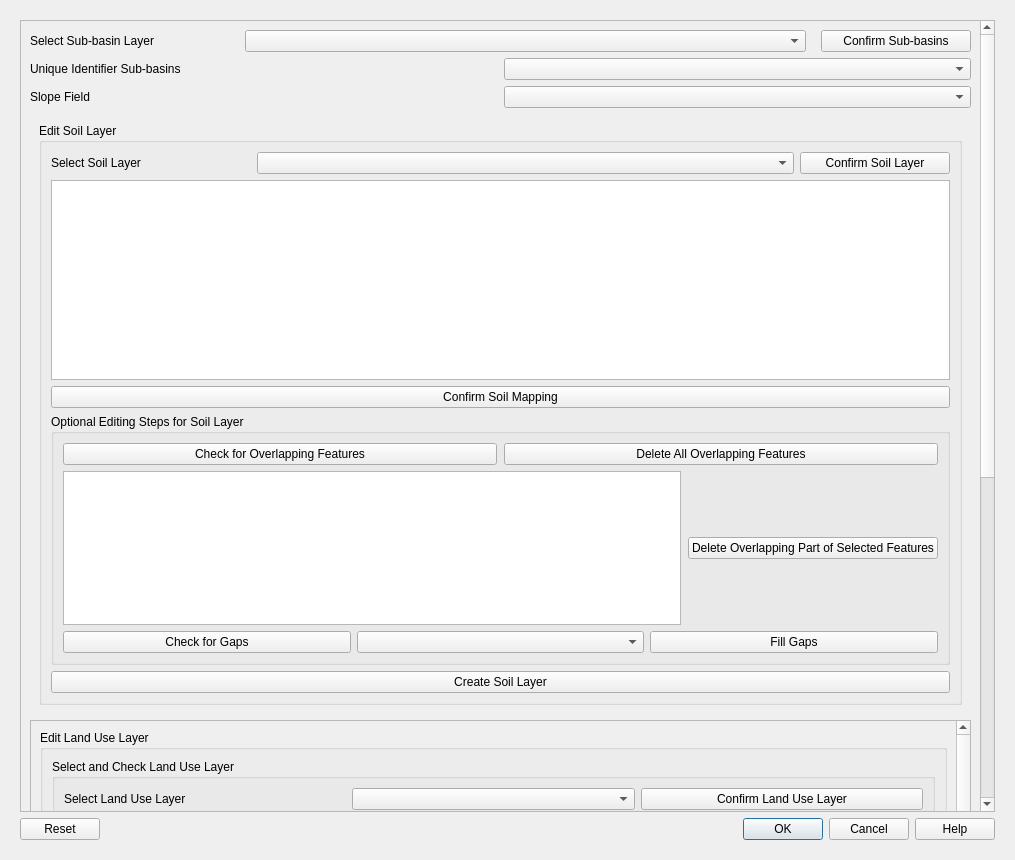
<?xml version="1.0" encoding="UTF-8"?>
<ui version="4.0">
 <class>QTalsimDialogBase</class>
 <widget class="QDialog" name="QTalsimDialogBase">
  <property name="geometry">
   <rect>
    <x>0</x>
    <y>0</y>
    <width>1015</width>
    <height>860</height>
   </rect>
  </property>
  <property name="sizePolicy">
   <sizepolicy hsizetype="MinimumExpanding" vsizetype="MinimumExpanding">
    <horstretch>11</horstretch>
    <verstretch>150</verstretch>
   </sizepolicy>
  </property>
  <property name="minimumSize">
   <size>
    <width>150</width>
    <height>0</height>
   </size>
  </property>
  <property name="windowTitle">
   <string>QTalsim</string>
  </property>
  <property name="toolTip">
   <string extracomment="Mode to eliminate Gaps."/>
  </property>
  <property name="sizeGripEnabled">
   <bool>false</bool>
  </property>
  <layout class="QHBoxLayout" name="horizontalLayout_3">
   <property name="sizeConstraint">
    <enum>QLayout::SetNoConstraint</enum>
   </property>
   <item>
    <widget class="QWidget" name="topWidget" native="true">
     <property name="sizePolicy">
      <sizepolicy hsizetype="MinimumExpanding" vsizetype="MinimumExpanding">
       <horstretch>10</horstretch>
       <verstretch>0</verstretch>
      </sizepolicy>
     </property>
     <layout class="QVBoxLayout" name="verticalLayout_2">
      <item>
       <widget class="QScrollArea" name="scrollArea_2">
        <property name="widgetResizable">
         <bool>true</bool>
        </property>
        <widget class="QWidget" name="scrollAreaWidgetContents_4">
         <property name="geometry">
          <rect>
           <x>0</x>
           <y>-618</y>
           <width>948</width>
           <height>1397</height>
          </rect>
         </property>
         <layout class="QVBoxLayout" name="verticalLayout">
          <item>
           <layout class="QVBoxLayout" name="layerLayout">
            <item>
             <layout class="QHBoxLayout" name="horizontalLayout">
              <property name="spacing">
               <number>15</number>
              </property>
              <item>
               <widget class="QLabel" name="labelEZG">
                <property name="minimumSize">
                 <size>
                  <width>200</width>
                  <height>0</height>
                 </size>
                </property>
                <property name="maximumSize">
                 <size>
                  <width>200</width>
                  <height>200</height>
                 </size>
                </property>
                <property name="text">
                 <string>Select Sub-basin Layer</string>
                </property>
               </widget>
              </item>
              <item>
               <widget class="QComboBox" name="comboboxEZGLayer">
                <property name="sizePolicy">
                 <sizepolicy hsizetype="MinimumExpanding" vsizetype="Fixed">
                  <horstretch>10</horstretch>
                  <verstretch>0</verstretch>
                 </sizepolicy>
                </property>
                <property name="minimumSize">
                 <size>
                  <width>0</width>
                  <height>0</height>
                 </size>
                </property>
                <property name="sizeIncrement">
                 <size>
                  <width>500</width>
                  <height>0</height>
                 </size>
                </property>
                <property name="baseSize">
                 <size>
                  <width>500</width>
                  <height>0</height>
                 </size>
                </property>
               </widget>
              </item>
              <item>
               <widget class="QPushButton" name="onEZG">
                <property name="minimumSize">
                 <size>
                  <width>150</width>
                  <height>0</height>
                 </size>
                </property>
                <property name="text">
                 <string>Confirm Sub-basins</string>
                </property>
               </widget>
              </item>
             </layout>
            </item>
           </layout>
          </item>
          <item>
           <layout class="QHBoxLayout" name="horizontalLayout_7">
            <item>
             <widget class="QLabel" name="labelUICatchment">
              <property name="text">
               <string>Unique Identifier Sub-basins</string>
              </property>
             </widget>
            </item>
            <item>
             <widget class="QComboBox" name="comboboxUICatchment">
              <property name="minimumSize">
               <size>
                <width>70</width>
                <height>0</height>
               </size>
              </property>
             </widget>
            </item>
           </layout>
          </item>
          <item>
           <layout class="QHBoxLayout" name="horizontalLayout_12">
            <item>
             <widget class="QLabel" name="labelSlopeField">
              <property name="text">
               <string>Slope Field</string>
              </property>
             </widget>
            </item>
            <item>
             <widget class="QComboBox" name="comboboxSlopeField"/>
            </item>
           </layout>
          </item>
          <item>
           <widget class="QWidget" name="soilWidget" native="true">
            <property name="minimumSize">
             <size>
              <width>0</width>
              <height>600</height>
             </size>
            </property>
            <layout class="QHBoxLayout" name="horizontalLayout_2">
             <item>
              <widget class="QgsCollapsibleGroupBox" name="soilGroupBox">
               <property name="title">
                <string>Edit Soil Layer</string>
               </property>
               <layout class="QVBoxLayout" name="verticalLayout_11">
                <item>
                 <layout class="QHBoxLayout" name="horizontalLayout_8">
                  <item>
                   <widget class="QLabel" name="labelSoil">
                    <property name="minimumSize">
                     <size>
                      <width>200</width>
                      <height>0</height>
                     </size>
                    </property>
                    <property name="text">
                     <string>Select Soil Layer</string>
                    </property>
                   </widget>
                  </item>
                  <item>
                   <widget class="QComboBox" name="comboboxSoilLayer">
                    <property name="sizePolicy">
                     <sizepolicy hsizetype="MinimumExpanding" vsizetype="Fixed">
                      <horstretch>10</horstretch>
                      <verstretch>0</verstretch>
                     </sizepolicy>
                    </property>
                    <property name="minimumSize">
                     <size>
                      <width>50</width>
                      <height>0</height>
                     </size>
                    </property>
                    <property name="maximumSize">
                     <size>
                      <width>1677215</width>
                      <height>16777215</height>
                     </size>
                    </property>
                    <property name="sizeIncrement">
                     <size>
                      <width>500</width>
                      <height>0</height>
                     </size>
                    </property>
                    <property name="baseSize">
                     <size>
                      <width>500</width>
                      <height>0</height>
                     </size>
                    </property>
                   </widget>
                  </item>
                  <item>
                   <widget class="QPushButton" name="onSoil">
                    <property name="minimumSize">
                     <size>
                      <width>150</width>
                      <height>0</height>
                     </size>
                    </property>
                    <property name="toolTip">
                     <string/>
                    </property>
                    <property name="text">
                     <string>Confirm Soil Layer</string>
                    </property>
                   </widget>
                  </item>
                 </layout>
                </item>
                <item>
                 <layout class="QVBoxLayout" name="verticalLayout_17">
                  <item>
                   <widget class="QTableWidget" name="tableSoilMapping">
                    <property name="minimumSize">
                     <size>
                      <width>0</width>
                      <height>200</height>
                     </size>
                    </property>
                   </widget>
                  </item>
                  <item>
                   <widget class="QPushButton" name="onConfirmSoilMapping">
                    <property name="minimumSize">
                     <size>
                      <width>150</width>
                      <height>0</height>
                     </size>
                    </property>
                    <property name="text">
                     <string>Confirm Soil Mapping</string>
                    </property>
                   </widget>
                  </item>
                 </layout>
                </item>
                <item>
                 <layout class="QVBoxLayout" name="verticalLayout_10">
                  <item>
                   <widget class="QgsCollapsibleGroupBox" name="groupboxSoilOptional">
                    <property name="enabled">
                     <bool>true</bool>
                    </property>
                    <property name="sizePolicy">
                     <sizepolicy hsizetype="Expanding" vsizetype="Expanding">
                      <horstretch>0</horstretch>
                      <verstretch>1</verstretch>
                     </sizepolicy>
                    </property>
                    <property name="title">
                     <string>Optional Editing Steps for Soil Layer </string>
                    </property>
                    <layout class="QVBoxLayout" name="verticalLayout_23">
                     <item>
                      <layout class="QHBoxLayout" name="horizontalLayout_16">
                       <property name="spacing">
                        <number>7</number>
                       </property>
                       <item>
                        <widget class="QPushButton" name="onOverlappingSoils">
                         <property name="text">
                          <string>Check for Overlapping Features</string>
                         </property>
                        </widget>
                       </item>
                       <item>
                        <widget class="QPushButton" name="onDeleteOverlappingSoilFeatures">
                         <property name="toolTip">
                          <string>Deletes all overlapping parts of soil layer. If two polygons overlap, the overlapping part is assigned to the smaller of the two polygons.</string>
                         </property>
                         <property name="text">
                          <string>Delete All Overlapping Features</string>
                         </property>
                        </widget>
                       </item>
                      </layout>
                     </item>
                     <item>
                      <layout class="QHBoxLayout" name="horizontalLayout_13">
                       <property name="spacing">
                        <number>7</number>
                       </property>
                       <item>
                        <widget class="QTableWidget" name="tableSoilTypeDelete"/>
                       </item>
                       <item>
                        <widget class="QPushButton" name="onSoilTypeDelete">
                         <property name="sizePolicy">
                          <sizepolicy hsizetype="Minimum" vsizetype="Fixed">
                           <horstretch>0</horstretch>
                           <verstretch>0</verstretch>
                          </sizepolicy>
                         </property>
                         <property name="text">
                          <string>Delete Overlapping Part of Selected Features</string>
                         </property>
                        </widget>
                       </item>
                      </layout>
                     </item>
                     <item>
                      <layout class="QHBoxLayout" name="horizontalGapsSoil">
                       <item>
                        <widget class="QPushButton" name="onCheckGapsSoil">
                         <property name="sizePolicy">
                          <sizepolicy hsizetype="Minimum" vsizetype="Expanding">
                           <horstretch>0</horstretch>
                           <verstretch>0</verstretch>
                          </sizepolicy>
                         </property>
                         <property name="text">
                          <string>Check for Gaps</string>
                         </property>
                        </widget>
                       </item>
                       <item>
                        <widget class="QComboBox" name="comboboxModeEliminateSoil">
                         <property name="sizePolicy">
                          <sizepolicy hsizetype="Preferred" vsizetype="Expanding">
                           <horstretch>0</horstretch>
                           <verstretch>0</verstretch>
                          </sizepolicy>
                         </property>
                         <property name="toolTip">
                          <string extracomment="Mode to eliminate Gaps.">Choose the elimination to eliminate the gaps.</string>
                         </property>
                        </widget>
                       </item>
                       <item>
                        <widget class="QPushButton" name="onFillGapsSoil">
                         <property name="sizePolicy">
                          <sizepolicy hsizetype="Minimum" vsizetype="Expanding">
                           <horstretch>0</horstretch>
                           <verstretch>0</verstretch>
                          </sizepolicy>
                         </property>
                         <property name="text">
                          <string>Fill Gaps</string>
                         </property>
                        </widget>
                       </item>
                      </layout>
                     </item>
                    </layout>
                   </widget>
                  </item>
                 </layout>
                </item>
                <item>
                 <layout class="QVBoxLayout" name="verticalLayout_19">
                  <item>
                   <widget class="QPushButton" name="onCreateSoilLayer">
                    <property name="text">
                     <string>Create Soil Layer</string>
                    </property>
                   </widget>
                  </item>
                 </layout>
                </item>
               </layout>
              </widget>
             </item>
            </layout>
           </widget>
          </item>
          <item>
           <widget class="QScrollArea" name="scrollArea">
            <property name="minimumSize">
             <size>
              <width>0</width>
              <height>500</height>
             </size>
            </property>
            <property name="widgetResizable">
             <bool>true</bool>
            </property>
            <widget class="QWidget" name="scrollAreaWidgetContents_2">
             <property name="geometry">
              <rect>
               <x>0</x>
               <y>-733</y>
               <width>903</width>
               <height>1231</height>
              </rect>
             </property>
             <property name="sizePolicy">
              <sizepolicy hsizetype="MinimumExpanding" vsizetype="MinimumExpanding">
               <horstretch>11</horstretch>
               <verstretch>100</verstretch>
              </sizepolicy>
             </property>
             <layout class="QVBoxLayout" name="verticalLayout_3">
              <property name="spacing">
               <number>0</number>
              </property>
              <property name="leftMargin">
               <number>0</number>
              </property>
              <property name="topMargin">
               <number>0</number>
              </property>
              <property name="rightMargin">
               <number>0</number>
              </property>
              <property name="bottomMargin">
               <number>0</number>
              </property>
              <item>
               <widget class="QWidget" name="widget" native="true">
                <property name="minimumSize">
                 <size>
                  <width>500</width>
                  <height>700</height>
                 </size>
                </property>
                <layout class="QVBoxLayout" name="verticalLayout_6">
                 <item>
                  <widget class="QgsCollapsibleGroupBox" name="mGroupBox">
                   <property name="enabled">
                    <bool>true</bool>
                   </property>
                   <property name="sizePolicy">
                    <sizepolicy hsizetype="Expanding" vsizetype="Expanding">
                     <horstretch>11</horstretch>
                     <verstretch>100</verstretch>
                    </sizepolicy>
                   </property>
                   <property name="minimumSize">
                    <size>
                     <width>500</width>
                     <height>700</height>
                    </size>
                   </property>
                   <property name="maximumSize">
                    <size>
                     <width>4000</width>
                     <height>16777215</height>
                    </size>
                   </property>
                   <property name="title">
                    <string>Edit Land Use Layer</string>
                   </property>
                   <property name="alignment">
                    <set>Qt::AlignLeading|Qt::AlignLeft|Qt::AlignTop</set>
                   </property>
                   <property name="flat">
                    <bool>false</bool>
                   </property>
                   <property name="checkable">
                    <bool>false</bool>
                   </property>
                   <property name="collapsed">
                    <bool>false</bool>
                   </property>
                   <property name="saveCollapsedState">
                    <bool>true</bool>
                   </property>
                   <property name="saveCheckedState">
                    <bool>false</bool>
                   </property>
                   <layout class="QVBoxLayout" name="verticalLayout_7" stretch="0,5,0,5,0">
                    <item>
                     <widget class="QGroupBox" name="Landuse">
                      <property name="title">
                       <string>Select and Check Land Use Layer</string>
                      </property>
                      <layout class="QGridLayout" name="gridLayout_2">
                       <item row="2" column="1">
                        <widget class="QComboBox" name="comboboxLanduseFields">
                         <property name="sizePolicy">
                          <sizepolicy hsizetype="Preferred" vsizetype="MinimumExpanding">
                           <horstretch>0</horstretch>
                           <verstretch>0</verstretch>
                          </sizepolicy>
                         </property>
                        </widget>
                       </item>
                       <item row="2" column="2">
                        <widget class="QPushButton" name="onLanduseField">
                         <property name="toolTip">
                          <string>Select the field with the land use types in order to be able to make an assignment to the Talsim land use types.</string>
                         </property>
                         <property name="text">
                          <string>Confirm Land Use Type</string>
                         </property>
                        </widget>
                       </item>
                       <item row="0" column="0">
                        <widget class="QLabel" name="labelLanduse">
                         <property name="text">
                          <string>Select Land Use Layer</string>
                         </property>
                        </widget>
                       </item>
                       <item row="0" column="1">
                        <widget class="QComboBox" name="comboboxLanduseLayer">
                         <property name="sizePolicy">
                          <sizepolicy hsizetype="Preferred" vsizetype="MinimumExpanding">
                           <horstretch>0</horstretch>
                           <verstretch>0</verstretch>
                          </sizepolicy>
                         </property>
                        </widget>
                       </item>
                       <item row="2" column="0">
                        <widget class="QLabel" name="labelField">
                         <property name="text">
                          <string>Select Land Use Type</string>
                         </property>
                        </widget>
                       </item>
                       <item row="0" column="2">
                        <widget class="QPushButton" name="onLanduseLayer">
                         <property name="toolTip">
                          <string/>
                         </property>
                         <property name="text">
                          <string>Confirm Land Use Layer</string>
                         </property>
                        </widget>
                       </item>
                      </layout>
                     </widget>
                    </item>
                    <item>
                     <layout class="QHBoxLayout" name="horizontalLayout_4">
                      <item>
                       <widget class="QGroupBox" name="groupBox_3">
                        <property name="toolTip">
                         <string>Upload CSV file with the Talsim land use types. Field &quot;Name&quot; should contain the land use types.</string>
                        </property>
                        <property name="title">
                         <string>Upload Talsim Land Use Names and Parameters</string>
                        </property>
                        <layout class="QHBoxLayout" name="horizontalLayout_6">
                         <item>
                          <layout class="QVBoxLayout" name="verticalLayout_9" stretch="5,15">
                           <property name="spacing">
                            <number>7</number>
                           </property>
                           <property name="sizeConstraint">
                            <enum>QLayout::SetMinimumSize</enum>
                           </property>
                           <item>
                            <layout class="QHBoxLayout" name="horizontalLayout_5">
                             <item>
                              <widget class="QTextEdit" name="csvPath">
                               <property name="maximumSize">
                                <size>
                                 <width>16777215</width>
                                 <height>60</height>
                                </size>
                               </property>
                              </widget>
                             </item>
                             <item>
                              <widget class="QPushButton" name="onLanduseTalsimCSV">
                               <property name="text">
                                <string>Select CSV-File</string>
                               </property>
                              </widget>
                             </item>
                            </layout>
                           </item>
                           <item>
                            <widget class="QGroupBox" name="groupBox">
                             <property name="maximumSize">
                              <size>
                               <width>16777215</width>
                               <height>100</height>
                              </size>
                             </property>
                             <property name="title">
                              <string>Delimiter</string>
                             </property>
                             <layout class="QGridLayout" name="gridLayout_5">
                              <item row="1" column="0">
                               <widget class="QRadioButton" name="radioButtonSemicolon">
                                <property name="text">
                                 <string>Semicolon</string>
                                </property>
                               </widget>
                              </item>
                              <item row="0" column="0">
                               <widget class="QRadioButton" name="radioButtonComma">
                                <property name="text">
                                 <string>Comma</string>
                                </property>
                                <property name="checked">
                                 <bool>true</bool>
                                </property>
                               </widget>
                              </item>
                              <item row="0" column="1">
                               <widget class="QRadioButton" name="radioButtonTabulator">
                                <property name="text">
                                 <string>Tabulator</string>
                                </property>
                               </widget>
                              </item>
                              <item row="1" column="1">
                               <widget class="QRadioButton" name="radioButtonSpace">
                                <property name="text">
                                 <string>Space</string>
                                </property>
                               </widget>
                              </item>
                              <item row="0" column="2">
                               <widget class="QRadioButton" name="radioButtonOtherDel">
                                <property name="text">
                                 <string>Other</string>
                                </property>
                               </widget>
                              </item>
                              <item row="0" column="3">
                               <widget class="QTextEdit" name="textOther">
                                <property name="minimumSize">
                                 <size>
                                  <width>0</width>
                                  <height>30</height>
                                 </size>
                                </property>
                               </widget>
                              </item>
                             </layout>
                            </widget>
                           </item>
                          </layout>
                         </item>
                        </layout>
                       </widget>
                      </item>
                     </layout>
                    </item>
                    <item>
                     <layout class="QHBoxLayout" name="horizontalLayout_9"/>
                    </item>
                    <item>
                     <layout class="QVBoxLayout" name="verticalLayout_5">
                      <item>
                       <widget class="QPushButton" name="onLanduseStart">
                        <property name="text">
                         <string>Start Land Use Mapping</string>
                        </property>
                       </widget>
                      </item>
                      <item>
                       <widget class="QTableWidget" name="tableLanduseMapping">
                        <property name="sizePolicy">
                         <sizepolicy hsizetype="Expanding" vsizetype="MinimumExpanding">
                          <horstretch>0</horstretch>
                          <verstretch>0</verstretch>
                         </sizepolicy>
                        </property>
                        <property name="minimumSize">
                         <size>
                          <width>0</width>
                          <height>400</height>
                         </size>
                        </property>
                        <property name="toolTip">
                         <string>Map the input land use types to the Talsim land use types.</string>
                        </property>
                       </widget>
                      </item>
                      <item>
                       <widget class="QPushButton" name="onLanduseConfirm">
                        <property name="toolTip">
                         <string>Talsim land use is added to each feature, unwanted land use types are deleted.</string>
                        </property>
                        <property name="text">
                         <string>Confirm Land Use Mapping</string>
                        </property>
                       </widget>
                      </item>
                      <item>
                       <widget class="QgsCollapsibleGroupBox" name="mGroupBox_2">
                        <property name="title">
                         <string>Optional Editing Steps for Land Use Layer</string>
                        </property>
                        <layout class="QVBoxLayout" name="verticalLayout_24">
                         <item>
                          <layout class="QHBoxLayout" name="horizontalLayout_14">
                           <item>
                            <widget class="QPushButton" name="onCheckOverlappingLanduse">
                             <property name="text">
                              <string>Check for Overlapping Features</string>
                             </property>
                            </widget>
                           </item>
                           <item>
                            <widget class="QPushButton" name="onDeleteOverlapsLanduse">
                             <property name="toolTip">
                              <string>Deletes all overlapping parts of land use layer. If two polygons overlap, the overlapping part is assigned to the smaller of the two polygons.</string>
                             </property>
                             <property name="text">
                              <string>Delete All Overlapping Features</string>
                             </property>
                            </widget>
                           </item>
                          </layout>
                         </item>
                         <item>
                          <layout class="QHBoxLayout" name="horizontalLayout_17">
                           <item>
                            <widget class="QTableWidget" name="tableLanduseDelete">
                             <property name="minimumSize">
                              <size>
                               <width>0</width>
                               <height>200</height>
                              </size>
                             </property>
                             <property name="toolTip">
                              <string>In each row select </string>
                             </property>
                            </widget>
                           </item>
                           <item>
                            <widget class="QPushButton" name="onLanduseTypeDelete">
                             <property name="text">
                              <string>Delete Overlapping Part of Selected Features</string>
                             </property>
                            </widget>
                           </item>
                          </layout>
                         </item>
                         <item>
                          <layout class="QHBoxLayout" name="horizontalLayout_10">
                           <item>
                            <widget class="QPushButton" name="onCheckGapsLanduse">
                             <property name="text">
                              <string>Check for Gaps</string>
                             </property>
                            </widget>
                           </item>
                           <item>
                            <widget class="QComboBox" name="comboboxModeEliminateLanduse">
                             <property name="toolTip">
                              <string>Choose the elimination to eliminate the gaps.</string>
                             </property>
                            </widget>
                           </item>
                           <item>
                            <widget class="QPushButton" name="onFillGapsLanduse">
                             <property name="text">
                              <string>Fill Gaps</string>
                             </property>
                            </widget>
                           </item>
                          </layout>
                         </item>
                        </layout>
                       </widget>
                      </item>
                     </layout>
                    </item>
                    <item>
                     <widget class="QPushButton" name="onCreateLanduseLayer">
                      <property name="text">
                       <string>Create Land Use Layer</string>
                      </property>
                     </widget>
                    </item>
                   </layout>
                  </widget>
                 </item>
                </layout>
               </widget>
              </item>
             </layout>
            </widget>
           </widget>
          </item>
          <item>
           <widget class="QWidget" name="widget_2" native="true">
            <layout class="QVBoxLayout" name="verticalLayout_12">
             <item>
              <widget class="QGroupBox" name="groupboxIntersect">
               <property name="toolTip">
                <string>Layers (sub-basins, soil, land use) are intersected with each other. HRUs defined as too small by the user can be deleted.</string>
               </property>
               <property name="title">
                <string>Intersection of Layers</string>
               </property>
               <layout class="QHBoxLayout" name="horizontalLayout_18">
                <item>
                 <layout class="QVBoxLayout" name="verticalLayout_13">
                  <item>
                   <widget class="QCheckBox" name="checkboxIntersectMinSizeArea">
                    <property name="toolTip">
                     <string>The minimum size of the HRUs can be defined here. </string>
                    </property>
                    <property name="text">
                     <string>Minimum Size of Hydrologic Response Units (HRUs) [m²]</string>
                    </property>
                   </widget>
                  </item>
                  <item>
                   <widget class="QDoubleSpinBox" name="spinboxIntersectMinSizeArea">
                    <property name="maximum">
                     <double>100000.000000000000000</double>
                    </property>
                   </widget>
                  </item>
                 </layout>
                </item>
                <item>
                 <layout class="QVBoxLayout" name="verticalLayout_14">
                  <item>
                   <widget class="QCheckBox" name="checkboxIntersectShareofArea">
                    <property name="toolTip">
                     <string>Minimum share of HRUs in the respective catchment area can be defined here.</string>
                    </property>
                    <property name="text">
                     <string>Minmum share of HRUs in Sub-basin [%]</string>
                    </property>
                   </widget>
                  </item>
                  <item>
                   <widget class="QDoubleSpinBox" name="spinboxIntersectShareofArea">
                    <property name="decimals">
                     <number>5</number>
                    </property>
                    <property name="maximum">
                     <double>100.000000000000000</double>
                    </property>
                   </widget>
                  </item>
                 </layout>
                </item>
                <item>
                 <layout class="QVBoxLayout" name="verticalLayout_4">
                  <item>
                   <widget class="QComboBox" name="comboboxEliminateModes">
                    <property name="toolTip">
                     <string extracomment="Mode to eliminate unwanted areas.">Mode to eliminate unwanted areas.</string>
                    </property>
                   </widget>
                  </item>
                  <item>
                   <widget class="QPushButton" name="onPerformIntersect">
                    <property name="toolTip">
                     <string notr="true"/>
                    </property>
                    <property name="text">
                     <string>Intersect the Layers</string>
                    </property>
                   </widget>
                  </item>
                 </layout>
                </item>
               </layout>
              </widget>
             </item>
             <item>
              <layout class="QHBoxLayout" name="horizontalLayout_11">
               <item>
                <widget class="QTextEdit" name="outputPath">
                 <property name="minimumSize">
                  <size>
                   <width>0</width>
                   <height>30</height>
                  </size>
                 </property>
                </widget>
               </item>
               <item>
                <widget class="QPushButton" name="onOutputFolder">
                 <property name="text">
                  <string>Select Output-Folder</string>
                 </property>
                </widget>
               </item>
               <item>
                <widget class="QPushButton" name="onExportASCII">
                 <property name="toolTip">
                  <string>Export Layers to ASCII-files (LNZ, BOD, BOA, EFL).</string>
                 </property>
                 <property name="text">
                  <string>ASCII-Export</string>
                 </property>
                </widget>
               </item>
              </layout>
             </item>
            </layout>
           </widget>
          </item>
         </layout>
        </widget>
       </widget>
      </item>
      <item>
       <widget class="QDialogButtonBox" name="finalButtonBox">
        <property name="toolTip">
         <string notr="true"/>
        </property>
        <property name="statusTip">
         <string notr="true"/>
        </property>
        <property name="whatsThis">
         <string notr="true"/>
        </property>
        <property name="accessibleName">
         <string notr="true"/>
        </property>
        <property name="accessibleDescription">
         <string notr="true"/>
        </property>
        <property name="locale">
         <locale language="English" country="UnitedStates"/>
        </property>
        <property name="orientation">
         <enum>Qt::Horizontal</enum>
        </property>
        <property name="standardButtons">
         <set>QDialogButtonBox::Cancel|QDialogButtonBox::Help|QDialogButtonBox::Ok|QDialogButtonBox::Reset</set>
        </property>
        <property name="centerButtons">
         <bool>false</bool>
        </property>
       </widget>
      </item>
     </layout>
    </widget>
   </item>
  </layout>
 </widget>
 <customwidgets>
  <customwidget>
   <class>QgsCollapsibleGroupBox</class>
   <extends>QGroupBox</extends>
   <header>qgscollapsiblegroupbox.h</header>
   <container>1</container>
  </customwidget>
 </customwidgets>
 <resources/>
 <connections>
  <connection>
   <sender>finalButtonBox</sender>
   <signal>accepted()</signal>
   <receiver>QTalsimDialogBase</receiver>
   <slot>accept()</slot>
   <hints>
    <hint type="sourcelabel">
     <x>20</x>
     <y>20</y>
    </hint>
    <hint type="destinationlabel">
     <x>20</x>
     <y>20</y>
    </hint>
   </hints>
  </connection>
  <connection>
   <sender>finalButtonBox</sender>
   <signal>rejected()</signal>
   <receiver>QTalsimDialogBase</receiver>
   <slot>reject()</slot>
   <hints>
    <hint type="sourcelabel">
     <x>20</x>
     <y>20</y>
    </hint>
    <hint type="destinationlabel">
     <x>20</x>
     <y>20</y>
    </hint>
   </hints>
  </connection>
 </connections>
</ui>
